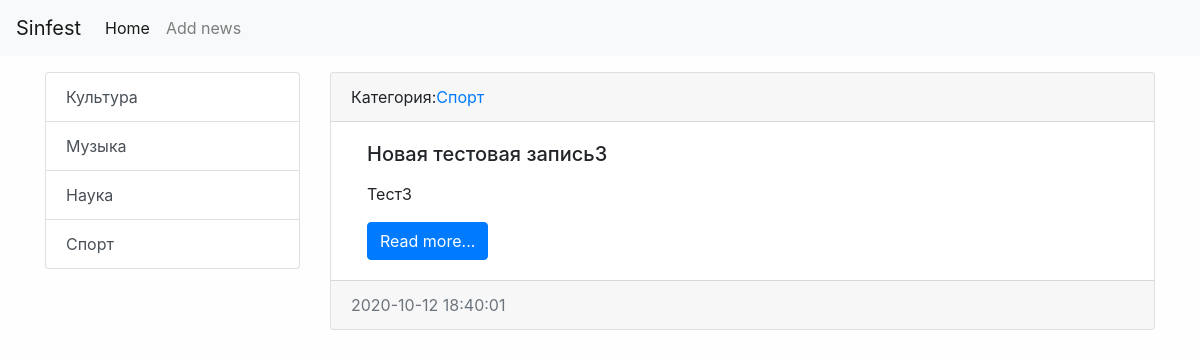
The app's page /category/2/ with its own data.
### news/models.py (models this page shows, shortened)
class Category(models.Model):
    title = models.CharField(max_length=150, db_index=True, verbose_name='Наименование категории')
    def get_absolute_url(self):
        return reverse("category", kwargs={"category_id": self.pk})
    def __str__(self):
        return self.title
    class Meta:
        verbose_name = 'Категория'
        verbose_name_plural = 'Категории'
        ordering = ['title']

class News(models.Model):
    title = models.CharField(max_length=150, verbose_name='Наименование')
    content = models.TextField(blank=True, verbose_name='Контент')
    created_at = models.DateTimeField(auto_now_add=True, verbose_name='Дата публикации')
    updated_at = models.DateTimeField(auto_now=True, verbose_name='Обновлено')
    photo = models.ImageField(upload_to='photos/%Y/%m/%d/', verbose_name='Фото', blank=True)
    is_published = models.BooleanField(default=True, verbose_name='Опубликовано')
    category = models.ForeignKey('Category', on_delete=models.PROTECT, verbose_name='Категория')
    def get_absolute_url(self):
        return reverse("view_news", kwargs={"news_id": self.pk})
    class Meta:
        verbose_name = 'Новость'
        verbose_name_plural = 'Новости'
        ordering = ['-created_at']

### news/views.py (the view)
# urls.py: path('category/<int:category_id>/', NewsByCategory.as_view(), name='category'),
class NewsByCategory(ListView):
    model = News
    template_name = 'news/home_news_list.html'
    context_object_name = 'news'
    allow_empty = False
    def get_context_data(self, *, object_list=None, **kwargs):
        context = super().get_context_data(**kwargs)
        context['title'] = Category.objects.get(pk=self.kwargs['category_id'])
        return context
    def get_queryset(self):
        return News.objects.filter(category_id=self.kwargs['category_id'], is_published=True)

### news/templatetags/news_tags.py (called while the page is built)
@register.inclusion_tag('news/list_categories.html')
def show_categories():
    categories = Category.objects.all()
    return {"categories" : categories}

### news/templates/news/home_news_list.html (shortened to what this page needs)
{% extends 'base.html' %}
{% block sidebar %}
{% include 'inc/_sidebar.html'%}
{% endblock %}
{% block content %}
{% for item in news %}
<div class="card mb-3">
    <div class="card-header">
        Категория:<a href="{{ item.category.get_absolute_url }}">{{ item.category }}</a>
    </div>
    <div class="card-body">
        <div class="media">
            <div class="media-body">
                <h5 class="card-title">{{ item.title }}</h5>
                <p class="card-text">{{ item.content|safe|linebreaks|truncatewords:50 }}</p>
                <a href="{{ item.get_absolute_url }}" class="btn btn-primary">Read more...</a>
            </div>
        </div>
    </div>
    <div class="card-footer text-muted">
        {{ item.created_at|date:"Y-m-d H:i:s" }}
    </div>
</div>
{% endfor %}
{% endblock %}

### news/templates/news/list_categories.html
<div class="list-group">
    {% for item in categories %}
    <a href="{{ item.get_absolute_url }}" class="list-group-item list-group-item-action">{{ item.title }}</a>
{% endfor %}
</div>

### testsite/static/css/style.css (style rules this page uses)
body { background-color: #fefefe; }

### records on screen
Category: title "Культура"
Category: title "Музыка"
Category: title "Наука"
Category: title "Спорт"
News: category "Спорт", title "Новая тестовая запись3", content "Тест3", created_at "2020-10-12 18:40:01"
